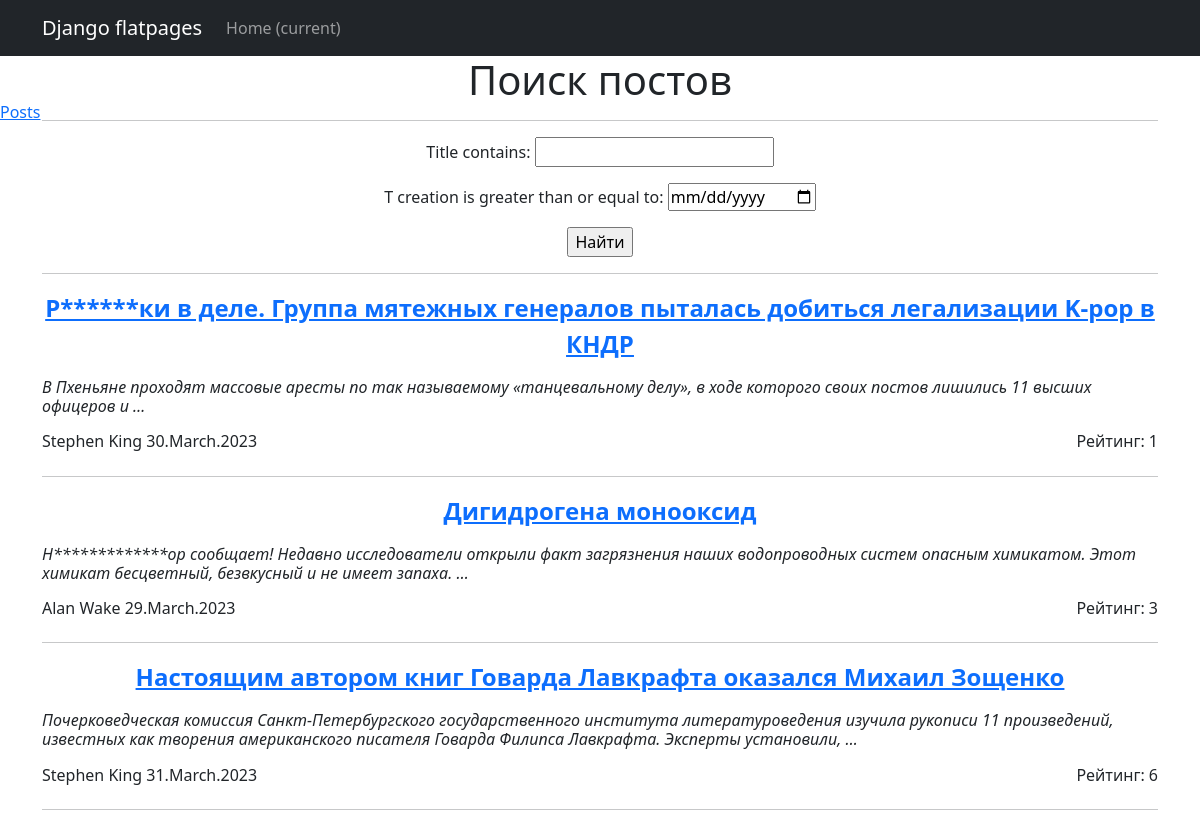
Page /posts/search/ on the earlier database version.
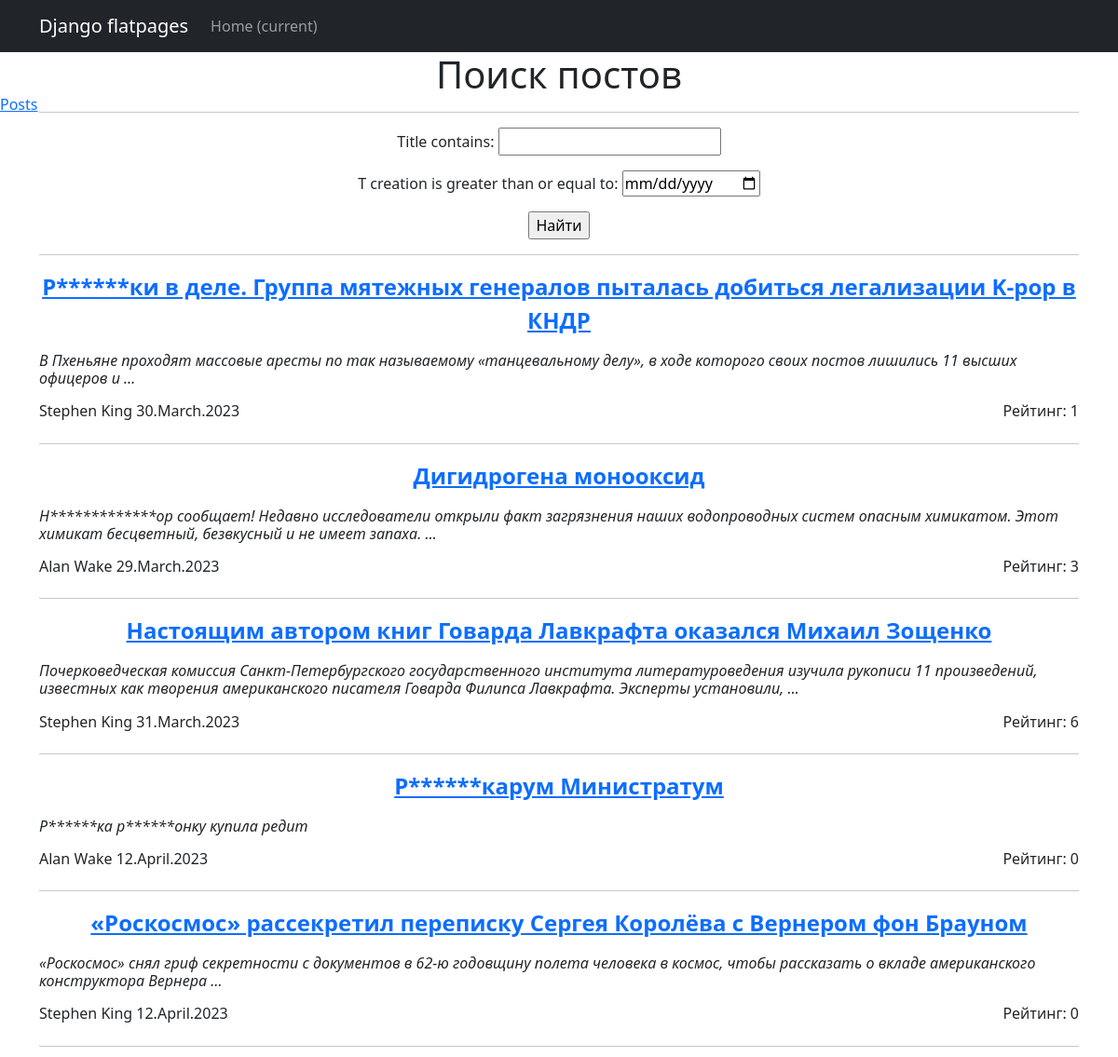
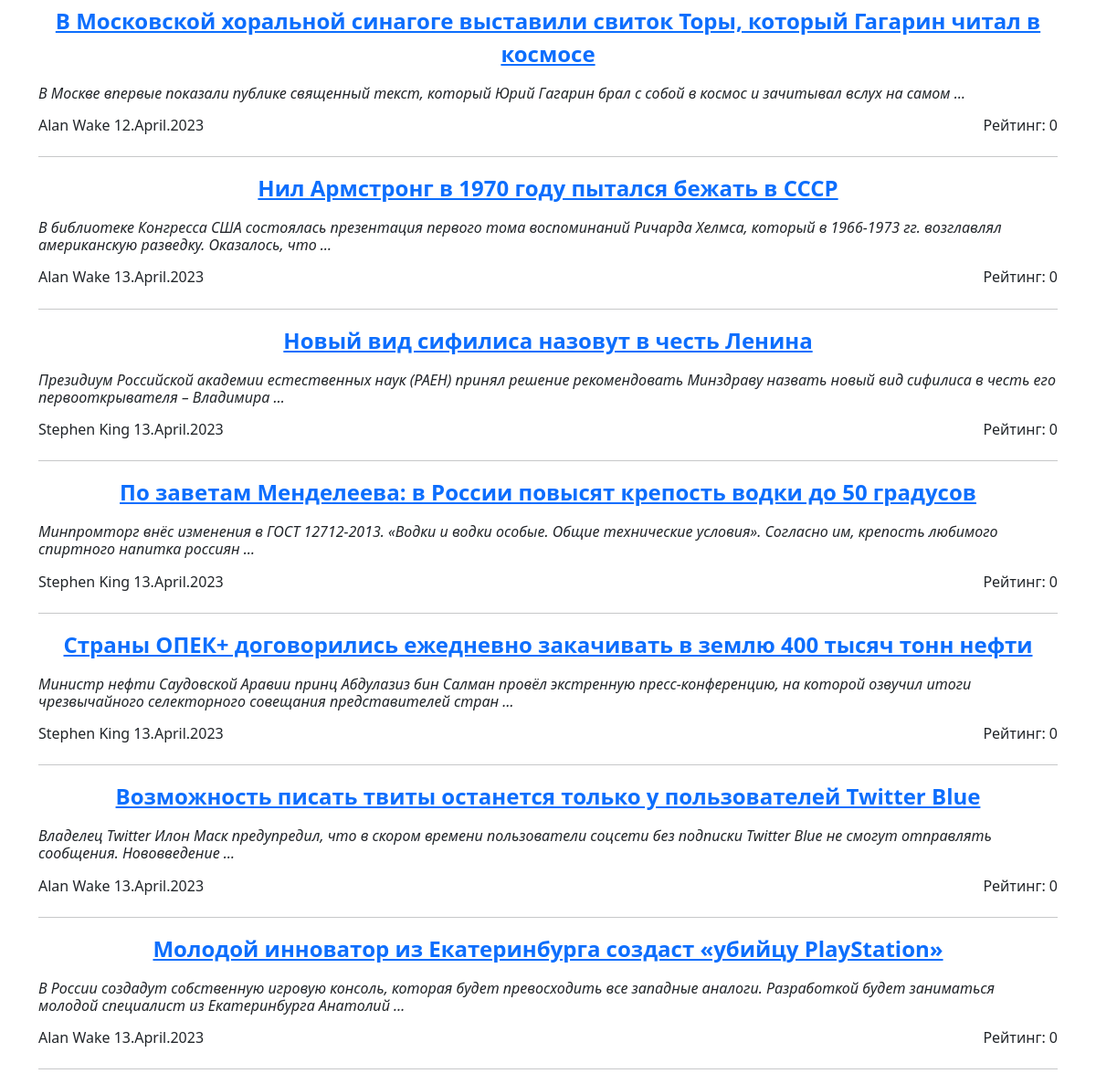
Same page on the later database version (2 pictures, top to bottom).
### news/models.py (models this page shows, shortened)
class Post(models.Model):
    ar = 'Article'
    nw = 'News'
    post_types = [
        (ar, 'Article'),
        (nw, 'News')
    ]
    post_type = models.CharField(max_length=7, choices=post_types, default=nw)
    t_creation = models.DateTimeField(auto_now_add=True)
    title = models.CharField(max_length=255)
    content = models.TextField()
    rating = models.IntegerField(default=0, db_column='rating')
    author = models.ForeignKey('Author', on_delete=models.CASCADE, related_name='post')
    category = models.ManyToManyField('Category', through='PostCategory') # Связь многие к многим

class Author(models.Model):
    full_name = models.CharField(max_length=100)
    rating = models.IntegerField(default=0) # значение вычисляется в update_rating
    user = models.ForeignKey('auth.User', on_delete=models.CASCADE) # связь с методом User один к одному
    def update_rating(self):
        r_comments_by_author = Comment.objects.filter(user_id=self.user.id).aggregate(models.Sum('rating'))['rating__sum'] # new variant
        r_posts = Post.objects.filter(author_id=self).aggregate(models.Sum('rating')) #суммарный рейтинг за посты
        post_ids = Post.objects.filter(author_id=self).values_list('id', flat=True) #(flat=True) чтобы получить одним списком id всех постов этого автора
        r_comments_to_author_posts = Comment.objects.filter(post_id__in=post_ids).aggregate(models.Sum('rating'))['rating__sum']
        print(r_posts, r_posts['rating__sum'], r_comments_by_author, r_comments_to_author_posts)
        self.rating = (int(r_posts['rating__sum']) * 3) + int(r_comments_by_author) + int(r_comments_to_author_posts)
        print(self.rating)
        self.save()
    def __str__(self):
        return self.full_name

### news/views.py (the view)
# urls.py: path('search/', PostSearch.as_view(), name='news_search'),
class PostSearch(ListView):
    model = Post # Указываем модель, объекты которой мы будем выводить
    template_name = 'search.html'  # Указываем имя шаблона, с инструкциями по отображению объектов модели
    context_object_name = 'posts'  # Это имя списка где лежат все объекты. К нему обращаемся в html-шаблоне.
    def get_queryset(self):
        queryset = super().get_queryset()
        self.filterset = PostFilter(self.request.GET, queryset)
        return self.filterset.qs
    def get_context_data(self, **kwargs):
        context = super().get_context_data(**kwargs)
        context['filterset'] = self.filterset
        return context

### news/templatetags/custom_filters.py (called while the page is built)
@register.filter()
def censor(value):
   for word in bad_words:
      if word.lower() in value.lower():
         value = value.replace(word[1:-2], '*' * (len(word)-1))
   return value

### templates/search.html (shortened to what this page needs)
{% extends 'flatpages/default.html' %}
{% load custom_filters %}
{% block content %}
   <h1>Поиск постов</h1>
<a href="../#" style="position: fixed; left: 0; top: 100px;">Posts</a>
  <hr>
   <form action="" method="get">
       {{ filterset.form.as_p }}
       <input type="submit" value="Найти" />
   </form>
  <hr>
   {% if posts %}
       {% for post in posts %}
           <a href="{% url 'post_full' pk=post.pk %}" style="display: block; text-align: center; font-size:24px; font-weight: bold">{{post.title|censor}}</a>
           <h6 style="text-align: left; font-style: italic;">{{post.content|truncatewords:20|censor}}</h6>
           <div style="display: flex; justify-content: space-between; align-items: center;">
               <h6>{{post.author}} {{post.t_creation|date:"j.F.Y" }}</h6>
               <h6>Рейтинг: {{post.rating}}</h6>
           </div>
           <hr>
       {% endfor %}
   {% else %}
       <h2>Конец истории</h2>
   {% endif %}
{% endblock content %}

### templates/flatpages/default.html (shortened to what this page needs)
<!DOCTYPE html>
<html lang="en">
    <head>
        {% load static %}
        <link href="{% static 'css/styles.css' %}" rel="stylesheet" />
    </head>
    <body>
<nav class="navbar navbar-expand-lg navbar-dark bg-dark static-top">
   <div class="container">
       <a class="navbar-brand" href="#">Django flatpages</a>
       <div class="collapse navbar-collapse" id="navbarResponsive">
           <ul class="navbar-nav ml-auto">
               <li class="nav-item active">
                   <a class="nav-link" href="#">Home
                       <span class="sr-only">(current)</span>
                   </a>
               </li>
           </ul>
       </div>
   </div>
</nav>
<div class="container">
   <div class="row">
       <div class="col-lg-12 text-center">
           {% block content %}{% endblock content %}
       </div>
   </div>
</div>
    </body>
</html>

Differences in the rows shown:
added Post: title|censor "Р******карум Министратум", content|censor "Р******ка р******онку купила редит", author "Alan Wake", t_creation "12.April.2023", rating "0"
added Post: title|censor "«Роскосмос» рассекретил переписку Сергея Королёва с Вернером фон Брауном", content|censor "«Роскосмос» снял гриф секретности с документов в 62-ю годовщину полета человека в космос, чтобы рассказать о вкладе американского конструктора Вернера …", author "Stephen King", t_creation "12.April.2023", rating "0"
added Post: title|censor "В Московской хоральной синагоге выставили свиток Торы, который Гагарин читал в космосе", content|censor "В Москве впервые показали публике священный текст, который Юрий Гагарин брал с собой в космос и зачитывал вслух на самом …", author "Alan Wake", t_creation "12.April.2023", rating "0"
added Post: title|censor "Нил Армстронг в 1970 году пытался бежать в СССР", content|censor "В библиотеке Конгресса США состоялась презентация первого тома воспоминаний Ричарда Хелмса, который в 1966-1973 гг. возглавлял американскую разведку. Оказалось, что …", author "Alan Wake", t_creation "13.April.2023", rating "0"
added Post: title|censor "Новый вид сифилиса назовут в честь Ленина", content|censor "Президиум Российской академии естественных наук (РАЕН) принял решение рекомендовать Минздраву назвать новый вид сифилиса в честь его первооткрывателя – Владимира …", author "Stephen King", t_creation "13.April.2023", rating "0"
added Post: title|censor "По заветам Менделеева: в России повысят крепость водки до 50 градусов", content|censor "Минпромторг внёс изменения в ГОСТ 12712-2013. «Водки и водки особые. Общие технические условия». Согласно им, крепость любимого спиртного напитка россиян …", author "Stephen King", t_creation "13.April.2023", rating "0"
added Post: title|censor "Страны ОПЕК+ договорились ежедневно закачивать в землю 400 тысяч тонн нефти", content|censor "Министр нефти Саудовской Аравии принц Абдулазиз бин Салман провёл экстренную пресс-конференцию, на которой озвучил итоги чрезвычайного селекторного совещания представителей стран …", author "Stephen King", t_creation "13.April.2023", rating "0"
added Post: title|censor "Возможность писать твиты останется только у пользователей Twitter Blue", content|censor "Владелец Twitter Илон Маск предупредил, что в скором времени пользователи соцсети без подписки Twitter Blue не смогут отправлять сообщения. Нововведение …", author "Alan Wake", t_creation "13.April.2023", rating "0"
added Post: title|censor "Молодой инноватор из Екатеринбурга создаст «убийцу PlayStation»", content|censor "В России создадут собственную игровую консоль, которая будет превосходить все западные аналоги. Разработкой будет заниматься молодой специалист из Екатеринбурга Анатолий …", author "Alan Wake", t_creation "13.April.2023", rating "0"
